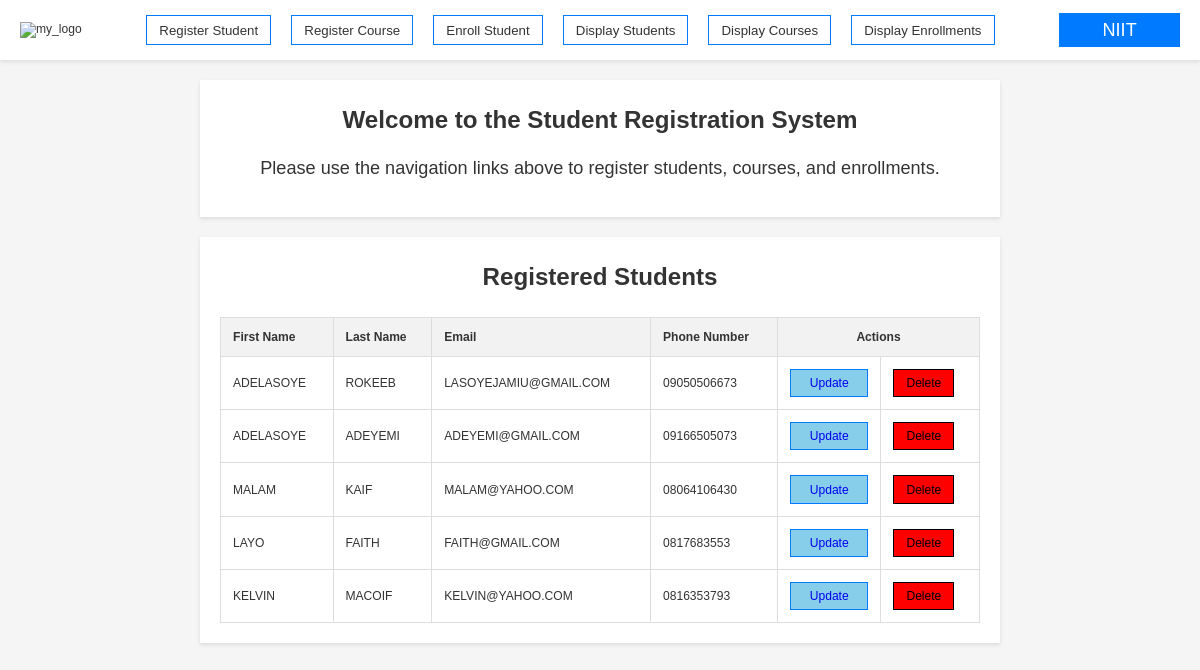
Page /display_students/ on the committed database.
### system/models.py (models this page shows, shortened)
class ForStudent(models.Model):
    Firstname = models.CharField(max_length=100)
    Lastname = models.CharField(max_length=100)
    email = models.EmailField()
    phone_number = models.CharField(max_length=15)
    registered_date = models.DateTimeField(auto_now_add=True)

### system/views.py (the view)
# urls.py: path("display_students/", views.display_student, name="display_student"),
def display_student(request):
        students = ForStudent.objects.all()
        return render(request, 'display_student.html', {'students': students})

### system/templates/display_student.html
{% extends 'basement.html' %}
{% block content %}
<div class= "container">
    <h1>Registered Students</h1>
    <table>
        <thead>
            <tr>
                <th>First Name</th>
                <th>Last Name</th>
                <th>Email</th>
                <th>Phone Number</th>
                <th colspan="2" style="text-align:center;">Actions</th>
            </tr>
        </thead>
        <tbody>
            {% for student in students %}
            <tr>
                <td>{{ student.Firstname }}</td>
                <td>{{ student.Lastname }}</td>
                <td>{{ student.email }}</td>
                <td>{{ student.phone_number }}</td>
                <td><button type="button" class="btn btn-primary">
                <a href="{% url 'update_student' student.id %}">Update</a>
                </button></td>
                <td><a href="{% url 'delete' student.id %}" class="btn btn-danger">Delete</a></td>
            </tr>
            {% empty %}
            <tr>
                <td colspan="6">No students registered yet.</td>
            </tr>
            {% endfor %}
        </tbody>
    </table>
</div>
{% endblock %}

### system/templates/basement.html (style rules this page uses)
html { width:100%; height:100%; margin:0; padding:0; font-family: Arial, Helvetica, sans-serif; font-size:75.5%; }
body { width:100%; height:100%; margin:0; padding:0; background-color: #f5f5f5; color: #333; }
* { box-sizing:border-box; list-style:none; text-decoration:none; }
button { width:100%; background-color:#007bff; color:#fff; border:none; padding:10px 20px; font-size:1.5rem; cursor:pointer; transition:background-color 0.3s; }
.container { max-width:800px; margin:20px auto; padding:20px; background-color:#fff; box-shadow:0 2px 4px rgba(0,0,0,0.1); }
.container h1, .container h2 { font-size:2.rem; padding:.5rem; margin:0 0 1rem 0; text-align:center; }
table { width:100%; border-collapse:collapse; margin-top:20px; }
th, td { border:1px solid #ddd; padding:12px; text-align:left; }
th { background-color: #f2f2f2; }
.btn { display:inline-block; padding:.5rem 1rem; font-size:1rem; text-shadow: .2 .2rem .5rem rgba(0,0,0,0.3); color:white; background-color:skyblue; border:1px solid #007bff; cursor:pointer; transition:background-color 0.3s; }
.btn-danger { background-color:red; border:1px solid black; color:black; }

### rows in the picture
ForStudent: Firstname "ADELASOYE", Lastname "ROKEEB", email "LASOYEJAMIU@GMAIL.COM", phone_number "09050506673"
ForStudent: Firstname "ADELASOYE", Lastname "ADEYEMI", email "ADEYEMI@GMAIL.COM", phone_number "09166505073"
ForStudent: Firstname "MALAM", Lastname "KAIF", email "MALAM@YAHOO.COM", phone_number "08064106430"
ForStudent: Firstname "LAYO", Lastname "FAITH", email "FAITH@GMAIL.COM", phone_number "0817683553"
ForStudent: Firstname "KELVIN", Lastname "MACOIF", email "KELVIN@YAHOO.COM", phone_number "0816353793"
